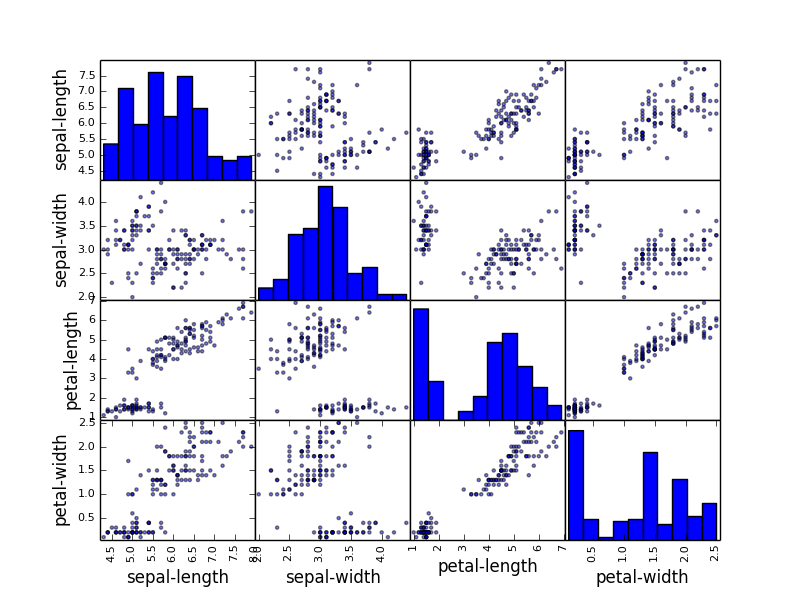

Reproduce this figure in Python.
#python iris dataset analysis

import sys
import pandas
import matplotlib
import scipy
import numpy
import sklearn
from pandas.tools.plotting import scatter_matrix
import matplotlib.pyplot as plt 
from sklearn import model_selection
from sklearn.metrics import classification_report
from sklearn.metrics import confusion_matrix
from sklearn.metrics import accuracy_score
from sklearn.linear_model import LogisticRegression
from sklearn.tree import DecisionTreeClassifier
from sklearn.neighbors import KNeighborsClassifier
from sklearn.discriminant_analysis import LinearDiscriminantAnalysis
from sklearn.naive_bayes import GaussianNB
from sklearn.svm import SVC

#load the iris csv file from UCI
url = "https://archive.ics.uci.edu/ml/machine-learning-databases/iris/iris.data"
names = ['sepal-length', 'sepal-width', 'petal-length', 'petal-width', 'class']
dataset = pandas.read_csv(url, names = names)

scatter_matrix(dataset)
plt.show()

#now it is time to split the dataset into training and test sets for evaluation.
array = dataset.values
X = array[:, 0:4]
Y = array[:, 4]
X_train, X_validation, Y_train, Y_validation = model_selection.train_test_split(X, Y, test_size = 0.2, random_state = 7)

#Score different classifiers
seed = 7
scoring = 'accuracy'
lr = ('LR', LogisticRegression())
svm = ('SVM', SVC())
lda = ('LDA', LinearDiscriminantAnalysis())
knn = ('KNN', KNeighborsClassifier())
nb = ('NB', GaussianNB())
dt = ('CART', DecisionTreeClassifier())
models = [lr, svm, lda, knn, nb, dt]
names = []
results = []
for name, model in models:
	kfold = model_selection.KFold(n_splits = 10, random_state = 7)
	cv_result = model_selection.cross_val_score(model, X_train, Y_train, cv = kfold, scoring = scoring)
	results.append(cv_result)
	names.append(name)
	msg = "%s: %f (%f)" % (name, cv_result.mean(), cv_result.std())
	print(msg)

#We see that KNeighbours has the best accuracy-98.33% so we will use it for predictions
knn = KNeighborsClassifier()
knn.fit(X_train, Y_train)
predictions = knn.predict(X_validation)
print(accuracy_score(Y_validation, predictions))
print(confusion_matrix(Y_validation, predictions))
print(classification_report(Y_validation, predictions))
